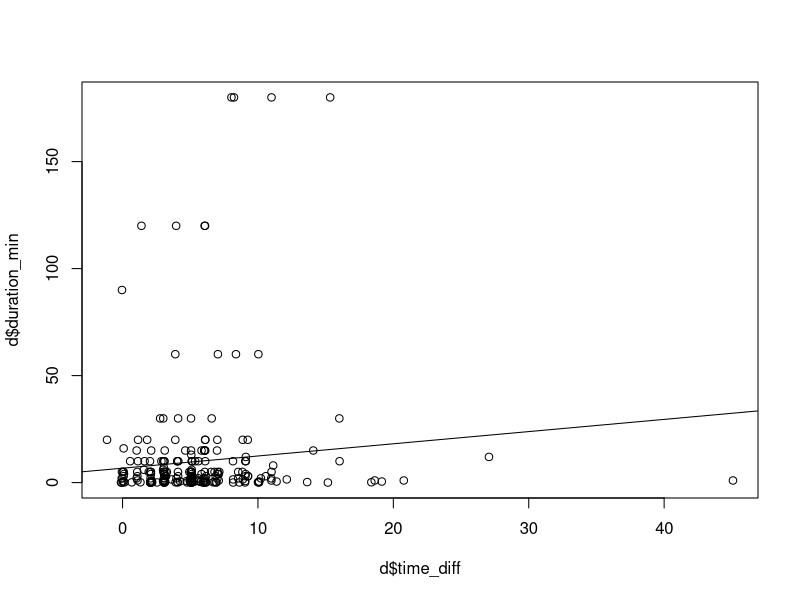
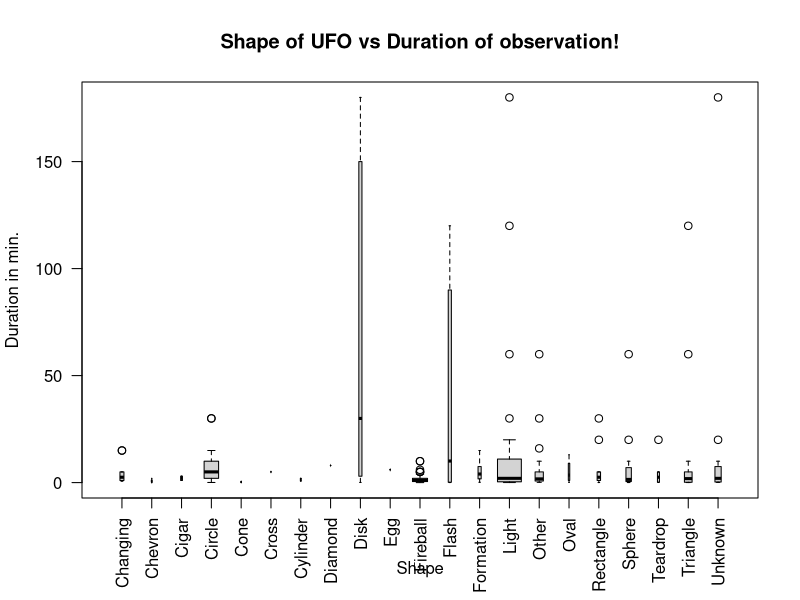

The R source for these figures, in order:
## Vectors
########################
a <- c(1,0.2,300) # numeric vector
b <- c("one","two","three") # character vector
c <- c(TRUE,TRUE,FALSE) #logical vector
a
b
c

## Access vectors:
a[1]
a[c(2,3)] # 2nd and 4th elements of vector

## Matricse
########################
# All columns in a matrix must have same mode (data type)
# generates 5 x 4 numeric matrix
y<-matrix(1:12, nrow=3,ncol=4)
y

## Access Metrices:
y[,3]
y[2,]
y[1:2,2:3]

### data.frame
########################
# Columns can have different modes (data types)
z <- data.frame(a,b,c)
names(z) <- c("count","type","coolness") # variable names 

## Access data.frames:
z[1:2] # columns 3,4,5 of data frame
z[c("count","type")] # columns ID and Age from data frame
z$type # variable x1 in the data frame
z[1:2,2:3]

### Lists
#######################
# An ordered component of objects
myshoping <- list(fruits = c("kiwi","grapes"), snacks = c("soreen", "bugles"))
myshoping
mylist <- list(name="Johan", mynumbers=a, mymatrix=y, age=34)

## Access a list
mylist
mylist[[2]]
mylist[["name"]] # 2nd component of the list

### Factors
#######################
## A nominal or categorial variable (no order) 
gender <- c(rep("male",20), rep("female", 30))
gender <- factor(gender)
summary(gender) 

## Access a factor:
# Same as vectors
gender[3]

## An ordinal variable in R - (category with Order) in this case male < female
### Another example could be bad < good < great
gender <- ordered(gender, levels = c("male","female"))
gender


### Usefull functions
###############################################
length(mylist) # number of elements or components
str(mylist)    # structure of an object
class(y)  # class or type of an object
names(mylist)  # names

c(a,b)       # combine objects into a vector
cbind(a,b) # combine objects as columns
rbind(a,b) # combine objects as rows

ls()       # list current objects
rm(a) # delete an object

z
b
which(z=="one") # Logic testing


### Loading data
#################################################
d <- read.table("ufo_data.txt", sep = "\t", fill = T, header = T, as.is = T)

### Keep only rows which start with 7 i.e valied juli dates
d <- d[strtrim(d$Date,1)==7,]

### Fix dates-times
# Duration
d[,"date"] <- as.POSIXct(strptime(d$Date, format = "%m/%d/%y %H:%M"))
d$Date <- NULL
summary(d$date)

d[1,]


# Posted
unique(d$Posted)
d[,"posted"] <- as.POSIXct(d$Posted, format = "%m/%d/%y")
d$Posted <- NULL

### Shapes
d$Shape <- gsub(" ", "", d$Shape)
sort(table(d$Shape))
d <- d[!d$Shape=="",]
d <- d[!d$Shape=="10minutes",]

### Functions and loops
unique(d$Duration)
grep("seconds",d$Duration, value = T)
#### 

text <- "20 seconds "
rm.text <- "second"
clean.number <- function(text, rm.text){
  out <- sub(rm.text, "", text)
  out <- sub("s","",out)
  out <- gsub(" ","", out)
  return(out)
}

clean.number("20 seconds ", "seconds")

for(i in 1:nrow(d)){
  if(grepl("second", d[i,"Duration"])){
    out <- clean.number(d[i,"Duration"], "second")
    d[i,"duration_min"] <- as.numeric(out) / 60
  }
  if(grepl("minute", d[i,"Duration"])){
    out <- clean.number(d[i,"Duration"], "minute")
    d[i,"duration_min"] <- as.numeric(out) 
  }
  if(grepl("hour", d[i,"Duration"])){
    out <- clean.number(d[i,"Duration"], "hour")
    d[i,"duration_min"] <- as.numeric(out) * 60 
  }
}
### Warnings tells us this is not a perfect solution but good enough for now!
## Here is an example of times converted
d[1:10,c("Duration","duration_min")]


## Exploration
### Do people think they have seen UFOs longer if they dont report it straight away?
#### Calculate difference between post date and observation date
d[,"time_diff"] <- difftime(d[,"posted"],d[,"date"],unit = "days") 
plot(d$time_diff,d$duration_min)
model <- lm(duration_min~time_diff, data = d)
abline(model)
summary(model)

### Do different shaped UFOs stay on the night sky for different amount of time?
boxplot(duration_min~Shape, data = d, las = 2, width = table(d$Shape), ylab = "Duration in min.", main = "Shape of UFO vs Duration of observation!")

### Examine specific stories
subset(d, Shape == "Light" & duration_min > 100, select = Summary)

write.table(d, "ufo_data_clean.txt", row.names = F, quote = F, sep = "\t")
